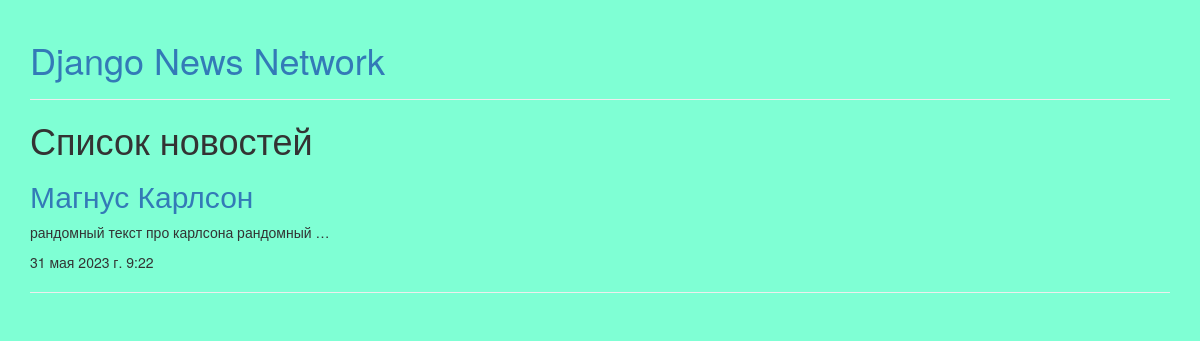
The page /post-list/?category=Шахматы on the database its author committed.
### core/models.py (models this page shows, shortened)
class Post(models.Model):
    title = models.CharField(max_length=255, verbose_name='Заголовок')
    text = models.TextField(verbose_name='Текст')
    subcategory = models.ForeignKey(SubCategory, on_delete=models.PROTECT, verbose_name='Подкатегория', related_name='posts')
    tags = models.ManyToManyField(Tag, verbose_name='Теги', related_name='posts')
    poster = models.ImageField(upload_to='posters', verbose_name='Постер')
    created_at = models.DateTimeField(auto_now_add=True, verbose_name='Дата создания')
    updated_at = models.DateTimeField(auto_now=True, verbose_name='Дата обновления')

### core/views.py (the view)
# urls.py: path('post-list/', PostListView.as_view(), name='post-list'),
class PostListView(ListView):
    model = Post
    template_name = 'core/post-list.html'
    def get(self, request, *args, **kwargs):
        params = request.GET
        tag = params.get('tag')
        subcategory = params.get('subcategory')
        category = params.get('category')
        if tag:
            posts = Post.objects.filter(tags__name=tag)
            context = {
                'posts': posts
            }
            return render(request, self.template_name, context)
        elif subcategory:
            posts = Post.objects.filter(subcategory__name=subcategory)
            context = {
                'posts': posts
            }
            return render(request, self.template_name, context)
        elif category:
            posts = Post.objects.filter(subcategory__category__name=category)
            context = {
                'posts': posts
            }
            return render(request, self.template_name, context)
        posts = Post.objects.all()
        context = {
            'posts': posts
        }
        return render(request, self.template_name, context)

### templates/core/post-list.html (shortened to what this page needs)
{% extends "base.html" %}
{% block content %}
    <h1>Список новостей</h1>
    {% for post in posts %}
        <a href="/post-detail/{{post.id}}/">
            <h2>{{ post.title }}</h2>
        </a>
        <p>{{ post.text | truncatewords:5 }}</p>
        <p>{{ post.created_at }}</p>
        <hr>
    {% endfor %}
{% endblock %}

### static/css/style.css (style rules this page uses)
body { background-color: aquamarine; }

### rows shown on the page
Post: title "Магнус Карлсон", text "рандомный текст про карлсона рандомный …", created_at "31 мая 2023 г. 9:22"
